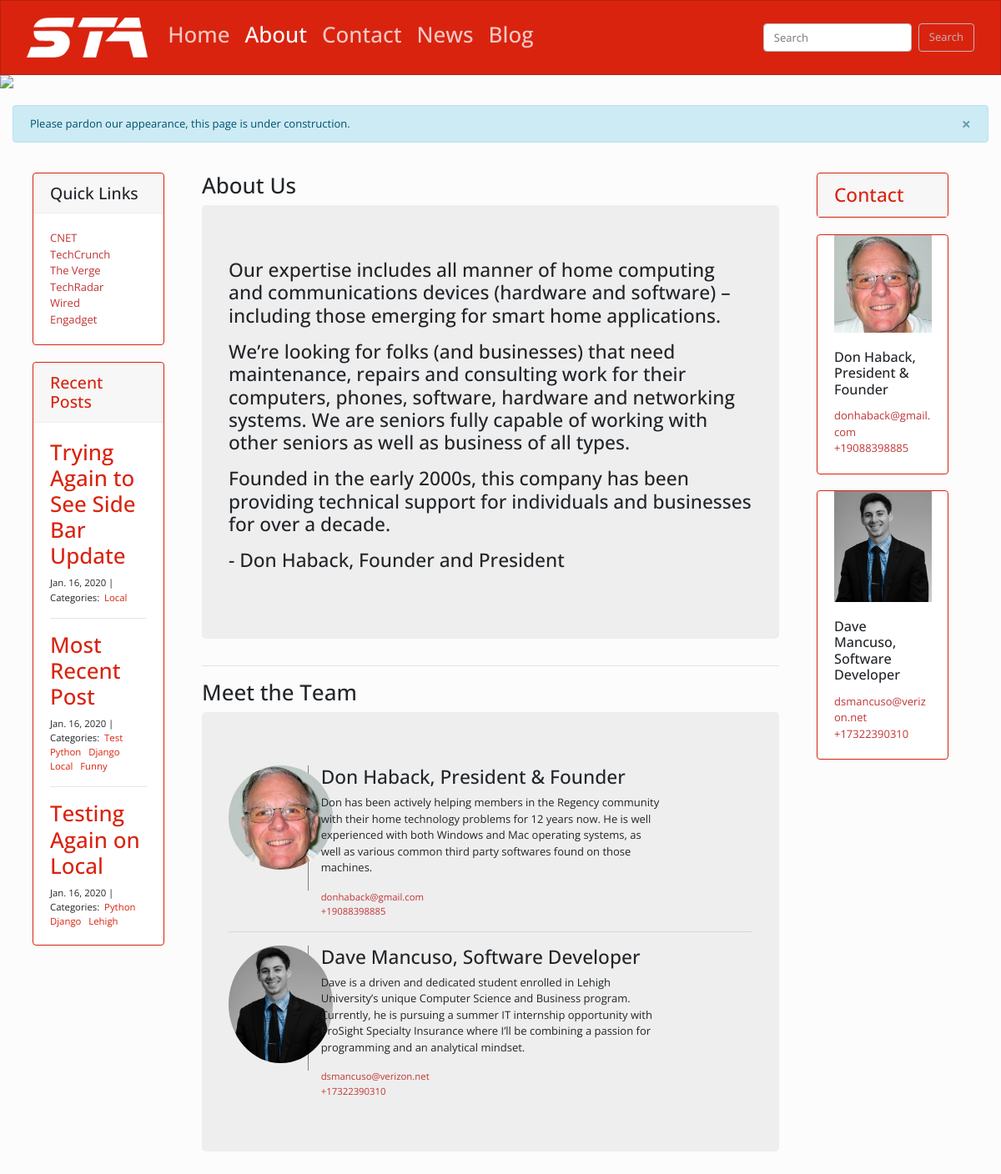
Page /about/ on the earlier database version.
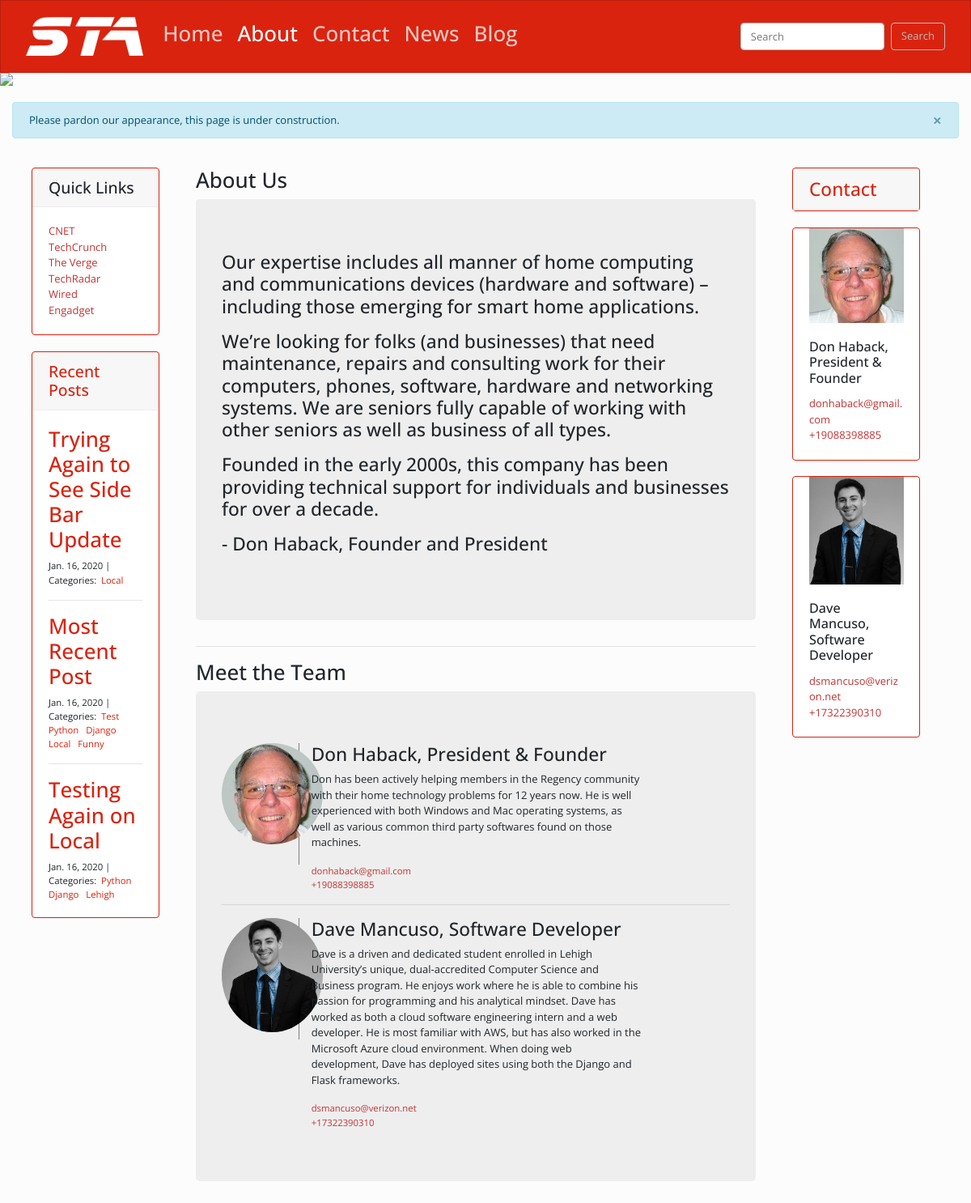
Same page on the later database version.
### about/models.py (models this page shows, shortened)
class Biography(models.Model):
    name = models.CharField(max_length=100)
    title = models.CharField(max_length=100)
    image = models.ImageField(upload_to='images/')
    bio = models.TextField()
    email = models.EmailField()
    phone = PhoneNumberField()
    order = models.IntegerField()
    class Meta:
        ordering = ['order']
        verbose_name_plural = 'Biographies'

### about/views.py (the view)
# urls.py: path('', views.about_index, name='about_index'),
def about_index(request):
    about = About.objects.all()[:1]
    bios = Biography.objects.all()
    recent_posts = Post.objects.all().order_by('-created_on')[:3]
    context = {
        'about': about,
        'bios': bios,
        'recent_posts': recent_posts,
    }
    messages.info(request, 'Please pardon our appearance, this page is under construction.')
    return render(request, 'about.html', context)

### about/templates/about.html (shortened to what this page needs)
{% extends "base.html" %}
{% block page_content %}
<div class="container">
    <h2>About Us</h2>
    <div class="jumbotron">
      {% with about|first as about %}
        <h3> {{ about.text|safe|linebreaks }} </h3>
      {% endwith%}
    </div>
    <hr>
    <h2>Meet the Team</h2>
    <div class="jumbotron">
      {% for bio in bios %}
        <div class="row">
          <div class="col-lg-2">
            <img src="{{ bio.image.url }}" style="border-radius: 50%; width: 125px;">
          </div>
          <div class="col-lg-8">
            <h3> {{ bio.name }}, {{ bio.title }} </h3>
            <p> {{ bio.bio }} </p>
            <small> <a href="mailto:{{ bio.email }}" class="mail"><font color=#c13434>{{ bio.email }}</font></a> <br> <a href="tel:{{ bio.phone }}" class="tel"><font color=#c13434>{{ bio.phone }}</font></a> </small>
          </div>
        </div>
        {% if not forloop.last %}
          <hr>
        {% endif %}
      {% endfor %}
    </div>
</div>
{% endblock %}

### sta_website/templates/base.html (shortened to what the changed rows need)
{% load static %}
<head>
  <link rel="stylesheet" href="https://bootswatch.com/4/simplex/bootstrap.min.css">
  <link rel="stylesheet" href="https://use.fontawesome.com/releases/v5.8.2/css/all.css">
</head>
<body>
<header>
<nav class="navbar navbar-expand-lg navbar-dark bg-primary">
  <div class="container-fluid">
    <div class="collapse navbar-collapse" id="navbarColor01">
      <ul class="navbar-nav mr-auto">
        <li class="nav-item">
          <a class="nav-link" style="padding-right: 10px" href="{% url 'home_index' %}"> <h2> Home </h2> </a>
        </li>
        <li class="nav-item">
          <a class="nav-link" style="padding-right: 10px" href="{% url 'about_index' %}"> <h2> About </h2> </a>
        </li>
        <li class="nav-item">
          <a class="nav-link" style="padding-right: 10px" href="{% url 'contact_index' %}"> <h2> Contact </h2> </a>
        </li>
        <li class="nav-item">
          <a class="nav-link" style="padding-right: 10px" href="{% url 'news_index' %}"> <h2> News </h2></a>
        </li>
        <li class="nav-item">
          <a class="nav-link" style="padding-right: 10px" href="{% url 'blog_index' %}"> <h2> Blog </h2></a>
        </li>
      </ul>
    </div>
  </div>
</nav>
</header>
<br>
<div class="container-fluid">
  <div class="pl-4 pr-5 row">
    <div class="col-md-2">
      <div class="sticky-top">
        <br>
        <br>
        <div class="card border-primary md-2 d-none d-lg-block">
          <div class="card-body">
            {% for recent_post in recent_posts %}
              <h2><a href="{% url 'blog_detail' recent_post.pk%}">{{ recent_post.title }}</a></h2>
            {% endfor %}
          </div>
        </div>
      </div>
    </div>
    <div class="col-md-8">
      <br>
      {% block page_content %} {% endblock%}
    </div>
    <div class="col-md-2">
      <div class="sticky-top">
        <br>
        <br>
        {% for bio in bios %}
          <div class="card border-primary md-2 d-none d-lg-block">
            <img class="mx-auto" style="width: 75%; display: block;" src="{{ bio.image.url }}">
            <div class="card-body">
              <h5 class="card-title">{{bio.name}}, {{bio.title}}</h5>
              <p class="card-text">
                <a href="mailto:{{bio.email}}" class="mail"><font color=#c13434>{{bio.email}}</font></a> <br>
                <a href="tel:{{bio.phone}}" class="tel"><font color=#c13434>{{bio.phone}}</font></a>
              </p>
            </div>
          </div>
          {% if not forloop.last %}
            <br>
          {% endif %}
        {% endfor %}
        <br>
      </div>
    </div>
  </div>
</div>
</body>

Differences in the rows shown:
changed Biography "Dave Mancuso": bio "…enrolled in Lehigh University’s unique Computer Science and Business program. Currently, he is pursuing a summer IT internship opportunity with ProSight Specialty Insurance where I’ll be combining a passion for programming and an analytical mindset." → "…enrolled in Lehigh University’s unique, dual-accredited Computer Science and Business program. He enjoys work where he is able to combine his passion for programming and his analytical mindset. Dave has worked as both a cloud software engineering intern and a web developer. He is most familiar with AWS, but has also worked in the Microsoft Azure cloud environment. When doing web development, Dave has deployed sites using both the Django and Flask frameworks."
